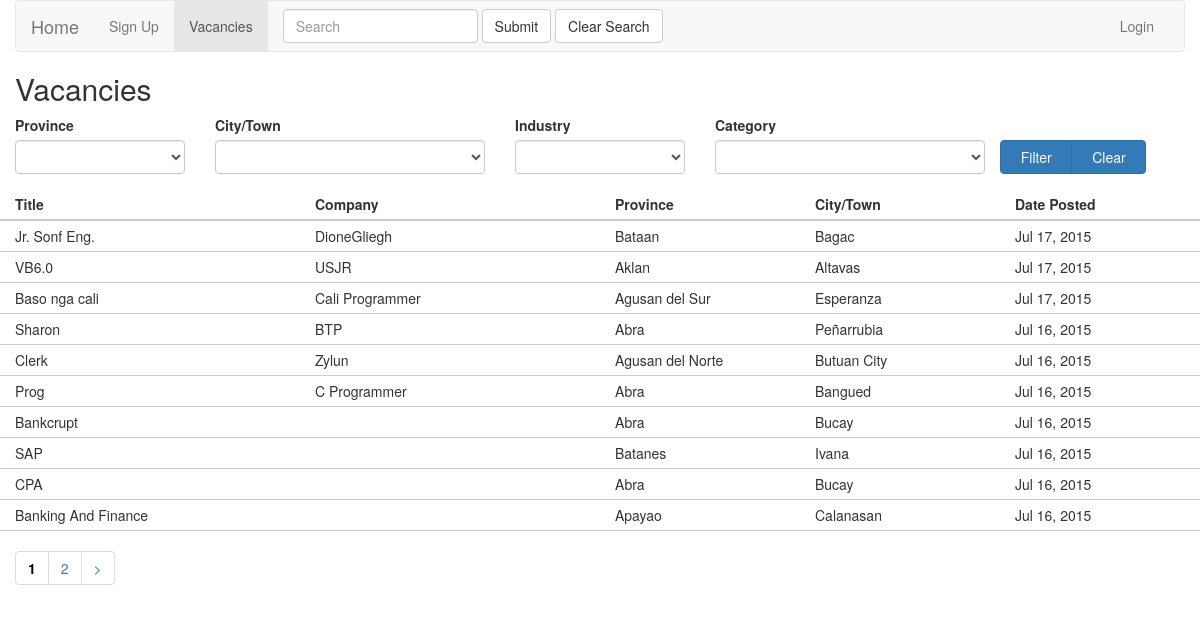
Screenshot of /index.php/vacancies with the database file from the repository.
### tables this page shows
CREATE TABLE `vacancies` (
  `id` int(11) NOT NULL AUTO_INCREMENT,
  `users_id` int(11) NOT NULL,
  `vacancy_states_id` int(11) NOT NULL,
  `job_categories_id` int(11) NOT NULL,
  `cities_id` int(11) NOT NULL,
  `address` text,
  `company` varchar(100) DEFAULT NULL,
  `title` varchar(100) DEFAULT NULL,
  `description` text,
  `salary` varchar(45) DEFAULT NULL,
  `date_added` timestamp NULL DEFAULT CURRENT_TIMESTAMP,
  PRIMARY KEY (`id`),
  KEY `fk_vacancies_users1_idx` (`users_id`),
  KEY `fk_vacancies_job_categories1_idx` (`job_categories_id`),
  KEY `fk_vacancies_vacancy_states1_idx` (`vacancy_states_id`),
  KEY `fk_vacancies_cities1_idx` (`cities_id`),
  FULLTEXT KEY `title` (`title`),
  FULLTEXT KEY `description` (`description`),
  FULLTEXT KEY `company` (`company`)
);

CREATE TABLE `provinces` (
  `id` int(11) NOT NULL AUTO_INCREMENT,
  `name` varchar(100) DEFAULT NULL,
  PRIMARY KEY (`id`),
  FULLTEXT KEY `name` (`name`)
);

CREATE TABLE `cities` (
  `id` int(11) NOT NULL AUTO_INCREMENT,
  `name` varchar(45) DEFAULT NULL,
  `provinces_id` int(11) NOT NULL,
  PRIMARY KEY (`id`),
  KEY `fk_cities_provinces1_idx` (`provinces_id`),
  FULLTEXT KEY `name` (`name`)
);

### application/controllers/Vacancies.php (called while the page is built, shortened)
<?php
class Vacancies extends MY_Controller {
	private $_alert_message = '';
    private $_alert_type = '';
	private $_sort = 'date_added';
	private $order = 'DESC';
	private $keyword = '';
	public function index(){
		$this->mylist();
	}
	public function mylist($offset = 0){
		$vacancies = '';
		try{
			if((int)$offset == 0){
				$offset = (int)$this->uri->segment(3);
			}
			$config = array();
            $this->keyword = $this->get_filters();
			$config['base_url'] = base_url('vacancies/mylist/');
			$config['total_rows'] = (int)$this->vacancies->read_by_public($this->keyword,5,0,true);
			$config['per_page'] = PUBLIC_LIST_LIMIT;
			$config = array_merge($this->miscellaneous->pagination_config(),$config);
			$this->pagination->initialize($config);
            $vacancies = $this->vacancies->read_by_public($this->keyword,PUBLIC_LIST_LIMIT,$offset,false,$this->_sort,$this->order);
		}catch(Exception $e){
			$this->_alert_message = $e->getMessage();
			$this->_alert_type = 'warning';
		}
		$data = array(
			'vacancies' => $vacancies,
			'alert_message' => $this->_alert_message,
			'alert_type' => $this->_alert_type,
			'pagination' => $this->pagination->create_links(),
		);
        $data['form_data'] = json_encode($this->keyword);
		$this->render('public/vacancy_list', $data);
	}
    private function get_filters(){
        return array(
            'provinces_id'      => $this->session->userdata('filter_provinces_id'),
            'cities_id'         => $this->session->userdata('filter_cities_id'),
            'job_industries_id' => $this->session->userdata('filter_job_industries_id'),
            'job_categories_id' => $this->session->userdata('filter_job_categories_id'),
            'keyword'           => $this->session->userdata('public_vacancy_keyword')
        );
    }
}

### index.php (called while the page is built, shortened)
<?php
require_once BASEPATH.'core/CodeIgniter.php';

### application/core/MY_Controller.php (called while the page is built, shortened)
<?php if ( ! defined('BASEPATH')) exit('No direct script access allowed');
class MY_Controller extends CI_Controller {
	private $_unit = 'desktop';
	public $user = '';
    public $js_header = '';
    public $js_footer = '';
	public function __construct() {
		$this->user = $this->session->userdata('login');
	}
	public function render($body, $data){
		$role = ((isset($this->user->role_name) === true)?$this->user->role_name:"");
		$data['javascripts_header'] = $this->js_header;
        $data['javascripts_footer'] = $this->js_footer;
        $this->switch_header($role,$data);
        $this->load->view($this->_unit . '/' . $body);
        $this->load->view($this->_unit . '/common/footer');
    }
	private function switch_header($role,$data){
        $data['role'] = $role;
		switch ($role) {
			default:
				$this->load->view($this->_unit . '/common/header',$data);
				break;
		}
	}
}

### application/models/Vacancies_model.php (called while the page is built, shortened)
<?php  if ( ! defined('BASEPATH')) exit('No direct script access allowed');
class Vacancies_model extends CI_Model {
	public function read_by_public($keyword = '', $limit = 0, $offset = 0, $count = false, $sort = '', $order = ''){
		$limit_ = "LIMIT {$offset}, {$limit}";
		$order = "ORDER BY {$sort} {$order}";
        $where = array();
        if(is_array($keyword) === true && count($keyword) > 0){
            if(isset($keyword['keyword']) === true){
                $keyword = $keyword['keyword'];
            }else{
                $keyword = '';
            }
        }
        if(count($where) > 0){
            $where = "WHERE " . implode(" AND ", $where);
        }else{
            $where = '';
        }
		$select = "
				vacancies.*,
				job_industries.name industry,
				job_categories.name category,
				provinces.name provice,
				cities.name city,
				vacancy_states.name vacancy_state
		";
		if($count===true){
			$limit_ = "";
			$select = "COUNT(*) total";
			$order = '';
		}
		$sql = "
			SELECT
				{$select}
			FROM vacancies
			INNER JOIN cities ON cities.id = vacancies.cities_id
			INNER JOIN provinces ON provinces.id = cities.provinces_id
			INNER JOIN job_categories ON job_categories.id = vacancies.job_categories_id
			INNER JOIN job_industries ON job_industries.id = job_categories.job_industries_id
			INNER JOIN vacancy_states ON vacancy_states.id = vacancies.vacancy_states_id
			{$where}
			{$order}
			{$limit_}
		";
		$return = $this->common($sql);
		if($count === true){
			$row = $return->row();
			$return = $row->total;
		}else{
		}
		return $return;
	}
}

### application/views/desktop/public/vacancy_list.php (the view, shortened to what this page needs)
<h2>Vacancies</h2>
<form method="post" action="<?php echo base_url('vacancies/filter')?>">
    <div class="row" id="filter-form" style="display: none">
        <div class="form-group col-xs-2">
            <label class="control-label" for="inputSuccess1">Province</label>
            <select class="form-control" ng-model="province.province_id" ng-change="select_city()" name="provinces_id">
                <option ng-repeat="x in provinces" value="{{x.id}}">{{x.name}}</option>
            </select>
        </div>
        <div class="form-group col-xs-3">
            <label class="control-label" for="inputSuccess1">City/Town</label>
            <select class="form-control" ng-model="town" name="cities_id">
                <option ng-repeat="x in towns | filter : province : true" value="{{x.city_id}}">{{x.city}}</option>
            </select>
        </div>
        <div class="form-group col-xs-2">
            <label class="control-label" for="inputSuccess1">Industry</label>
            <select class="form-control" ng-model="industry.job_industry_id" ng-change="select_category()" name="job_industries_id">
                <option ng-repeat="x in industries" value="{{x.id}}">{{x.name}}</option>
            </select>
        </div>
        <div class="form-group col-xs-3">
            <label class="control-label" for="inputSuccess1">Category</label>
            <select class="form-control" ng-model="category" name="job_categories_id">
                <option ng-repeat="x in categories | filter : industry : true" value="{{x.job_category_id}}">{{x.job_category}}</option>
            </select>
        </div>
        <div class="btn-group" role="group" aria-label="..." style="margin-top: 25px">
            <button type="submit" class="btn btn-default btn-primary">&nbsp;&nbsp;Filter&nbsp;&nbsp;</button>
            <button type="submit" class="btn btn-default btn-primary" ng-click="toggle_clear()">&nbsp;&nbsp;Clear&nbsp;&nbsp;</button>
        </div>
    </div>
</form>
<div class="row my-grid">
  <div class="col-sm-3 header">Title</div>
  <div class="col-sm-3 header">Company</div>
  <div class="col-sm-2 header">Province</div>
  <div class="col-sm-2 header">City/Town</div>
  <div class="col-sm-2 header">Date Posted</div>
</div>
<?php if($vacancies->num_rows() > 0):?>
	<?php foreach($vacancies->result() as $index => $value):?>
		<div class="row my-grid grid-body" id="<?php echo $value->id?>">
		  <div class="col-sm-3"><?php echo $value->title ?>&nbsp;</div>
		  <div class="col-sm-3"><?php echo $value->company ?>&nbsp;</div>
		  <div class="col-sm-2"><?php echo $value->provice ?>&nbsp;</div>
            <div class="col-sm-2"><?php echo $value->city ?>&nbsp;</div>
		  <div class="col-sm-2"><?php echo date('M d, Y',strtotime($value->date_added)) ?></div>
		</div>
	<?php endforeach;?>
<?php endif;?>
<?php echo $pagination?>

### application/models/Miscellaneous_model.php (shortened to what this page needs)
<?php  if ( ! defined('BASEPATH')) exit('No direct script access allowed');
class Miscellaneous_model extends CI_Model {
	public function pagination_config(){
		$config = array();
		$config['per_page'] = LIST_LIMIT;
		$config['full_tag_open'] = '<nav><ul class="pagination">';
		$config['full_tag_close'] = '</ul></nav>';
		$config['first_tag_open'] = '<li>';
		$config['first_tag_close'] = '</li>';
		$config['last_tag_open'] = '<li>';
		$config['last_tag_close'] = '</li>';
		$config['next_tag_open'] = '<li>';
		$config['next_tag_close'] = '</li>';
		$config['prev_tag_open'] = '<li>';
		$config['prev_tag_close'] = '</li>';
		$config['cur_tag_open'] = '<li><a href="#" style="color:black"><b>';
		$config['cur_tag_close'] = '</b></a></li>';
		$config['num_tag_open'] = '<li>';
		$config['num_tag_close'] = '</li>';
		return $config;
	}
}

### application/views/desktop/common/header.php (shortened to what this page needs)
<!DOCTYPE html>
<html>
<head>
    <link rel="stylesheet" href="<?php echo base_url('assets/css/bootstrap.min.css')?>" />
</head>
<body>
<div class="container" ng-app="jobBoard" ng-controller="jobBoardCtrl">
    <div class="row container-entry-form">
		<?php
		$default = '';
		$public = array(
			'vacancies' => '',
			'registration' => ''
		);
		if(strlen(trim($this->uri->segment(1))) > 0){
			$public[$this->uri->segment(1)] = 'active';
		}else{
			$default = 'active';
		}
		?>
        <nav class="navbar navbar-default">
            <div class="container-fluid">
                <div class="navbar-header">
                    <a class="navbar-brand <?php echo $default?>" href="<?php echo base_url('/') ?>">Home</a>
                </div>
                <div class="collapse navbar-collapse" id="bs-example-navbar-collapse-1">
                    <ul class="nav navbar-nav">
                        <li class="<?php echo $public['registration']?>"><a href="<?php echo base_url('registration')?>">Sign Up <span class="sr-only">(current)</span></a></li>
                        <li class="<?php echo $public['vacancies']?>"><a href="<?php echo base_url('vacancies/') ?>">Vacancies</a></li>
                    </ul>
                    <?php $this->load->view('desktop/common/search_job') ?>
                    <ul class="nav navbar-nav navbar-right">
                        <li><a href="<?php echo base_url('login/')?>">Login</a></li>
                    </ul>
                </div>
            </div>
        </nav>

### application/views/desktop/common/search_job.php (shortened to what this page needs)
<form class="navbar-form navbar-left" id="public-search-vacancy" role="search" method="post" action="<?php echo base_url('vacancies/search') ?>">
                   <div class="form-group">
                       <input type="text" name="keyword" class="form-control" placeholder="Search" value="<?php echo $this->session->userdata('public_vacancy_keyword')?>">
                   </div>
                   <button type="submit" class="btn btn-default">Submit</button>
                   <button type="submit" class="btn btn-default" id="clear-public-search">Clear Search</button>
               </form>

### application/views/desktop/common/footer.php (shortened to what this page needs)
</div>
</div>
</body>
</html>

### application/views/desktop/public/vacancy_list.php (style rules this page uses)
.my-grid div { border-bottom:#CCCCCC solid 1px; padding-top:5px; padding-bottom:5px; }
.my-grid div.header { font-weight:bold; border-bottom:#CCCCCC solid 2px; }

### rows the page displays
vacancies: title "Jr. Sonf Eng.", company "DioneGliegh", provinces.name "Bataan", cities.name "Bagac", date_added "Jul 17, 2015"
vacancies: title "VB6.0", company "USJR", provinces.name "Aklan", cities.name "Altavas", date_added "Jul 17, 2015"
vacancies: title "Baso nga cali", company "Cali Programmer", provinces.name "Agusan del Sur", cities.name "Esperanza", date_added "Jul 17, 2015"
vacancies: title "Sharon", company "BTP", provinces.name "Abra", cities.name "Peñarrubia", date_added "Jul 16, 2015"
vacancies: title "Clerk", company "Zylun", provinces.name "Agusan del Norte", cities.name "Butuan City", date_added "Jul 16, 2015"
vacancies: title "Prog", company "C Programmer", provinces.name "Abra", cities.name "Bangued", date_added "Jul 16, 2015"
vacancies: title "Bankcrupt", provinces.name "Abra", cities.name "Bucay", date_added "Jul 16, 2015"
vacancies: title "SAP", provinces.name "Batanes", cities.name "Ivana", date_added "Jul 16, 2015"
vacancies: title "CPA", provinces.name "Abra", cities.name "Bucay", date_added "Jul 16, 2015"
vacancies: title "Banking And Finance", provinces.name "Apayao", cities.name "Calanasan", date_added "Jul 16, 2015"

### other values shown
$pagination "1 2 >"
